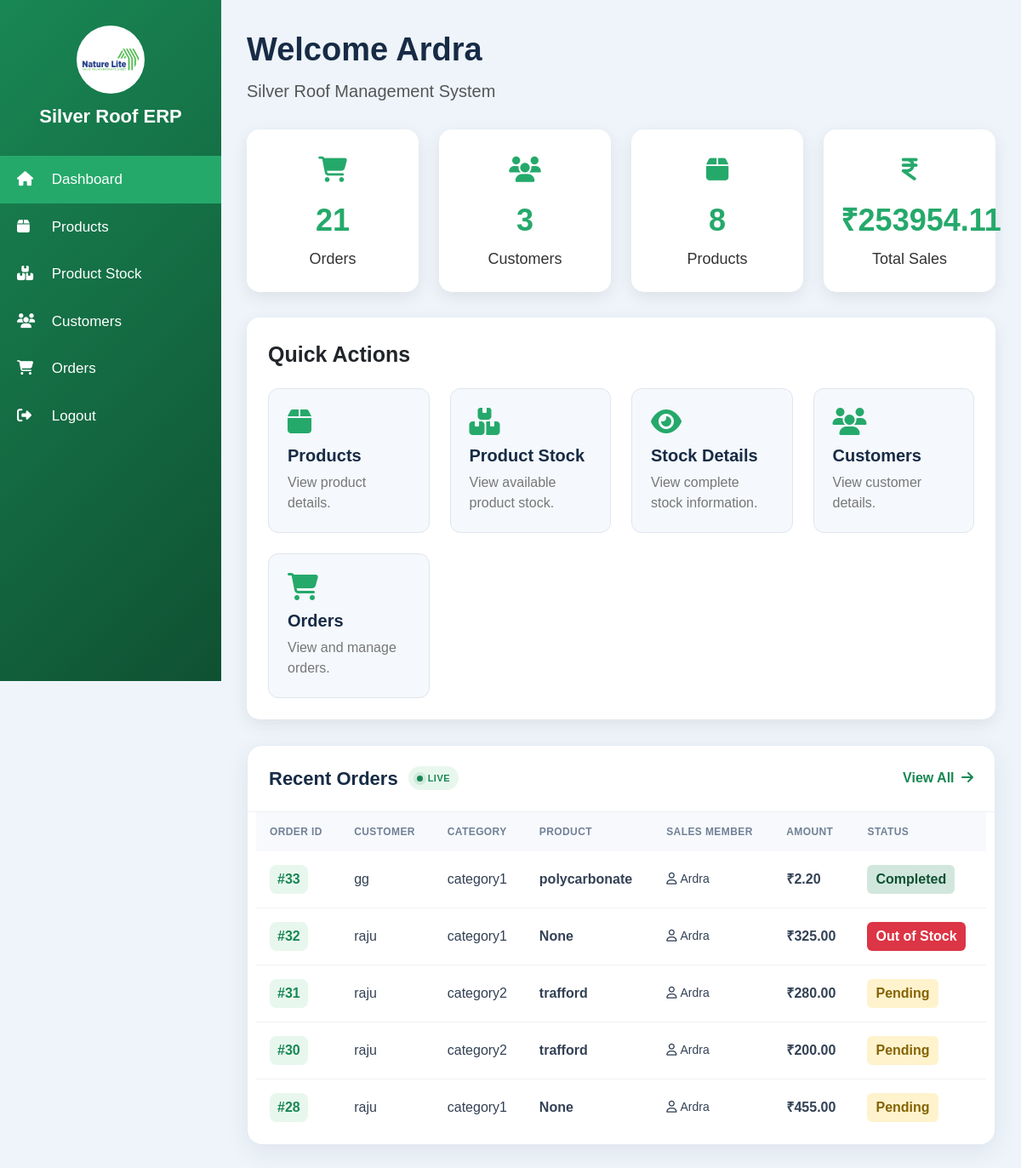
The page /dashboard/sales/dashboard/ (signed in) on the database as committed earlier.
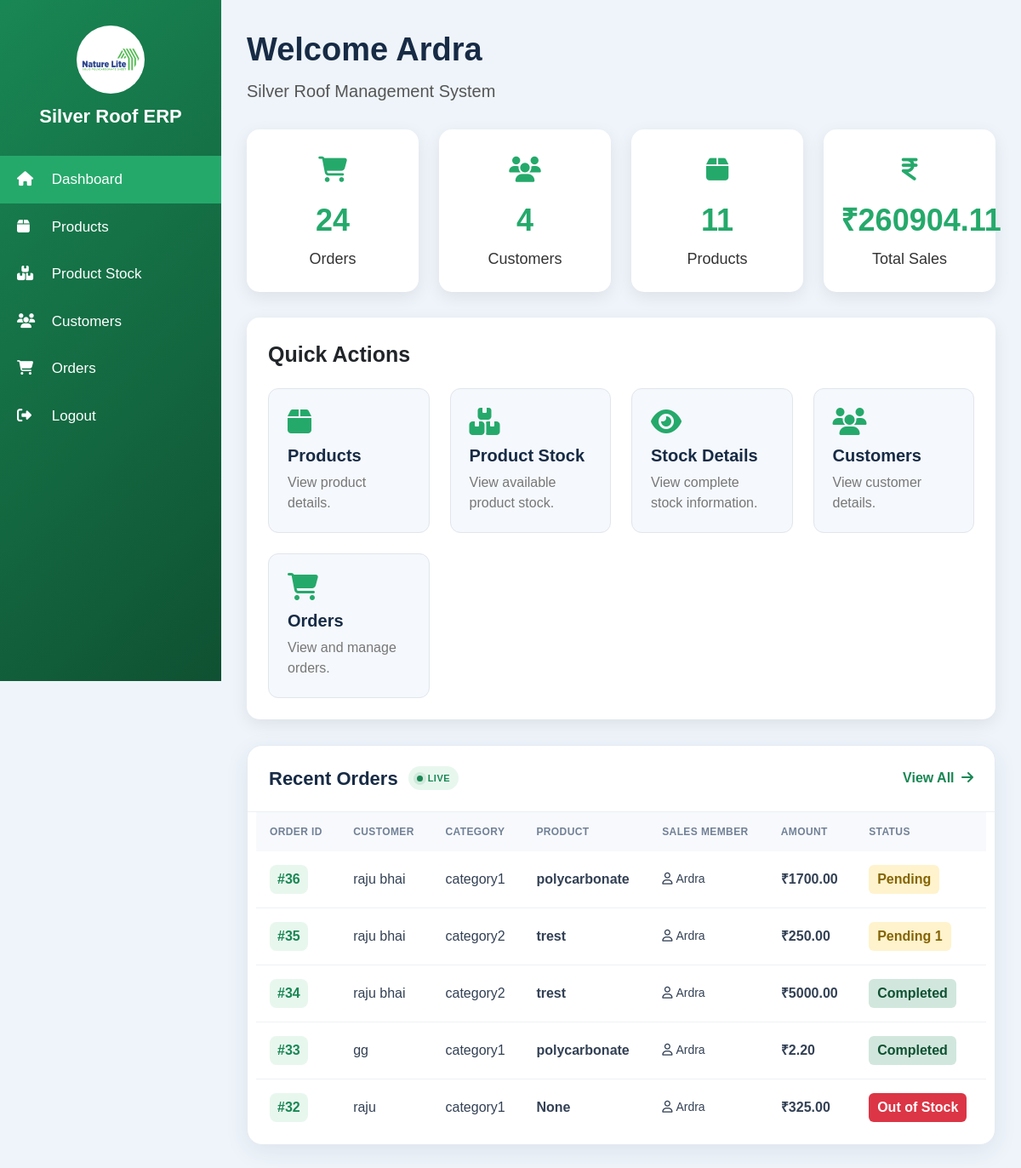
The same page on the database as committed later.
### orders/models.py (models this page shows, shortened)
class Order(models.Model):
    STATUS_CHOICES = [
        ("Pending", "Pending"),
        ("Approved", "Approved"),
        ("Completed", "Completed"),
        ("Cancelled", "Cancelled"),
        ("Out of Stock", "Out of Stock"),
    ]
    LOADING_CHOICES = [
        ("G-1", "G-1"),
        ("WS", "WS"),
        ("PVR", "PVR"),
        ("G-2", "G-2"),
    ]
    DISPATCH_STATUS_CHOICES = [
        ("Not Dispatched", "Not Dispatched"),
        ("Dispatched", "Dispatched"),
    ]
    LOCATION_CHOICES = [
        ("ERNAKULAM-GOSHREE ROUTE", "ERNAKULAM-GOSHREE ROUTE"),
        ("ERNAKULAM-EDAPPALLY-ROUTE", "ERNAKULAM-EDAPPALLY-ROUTE"),
        ("PALAKKAD-ROUTE", "PALAKKAD-ROUTE"),
        ("WAYANAD-ROUTE", "WAYANAD-ROUTE"),
        ("CALICUT-ROUTE", "CALICUT-ROUTE"),
        ("NILABUR-MANCHERY-ROUTE", "NILABUR-MANCHERY-ROUTE"),
        ("NILABUR-PERINTHALMANNA-ROUTE", "NILABUR-PERINTHALMANNA-ROUTE"),
    ]
    sales_member = models.ForeignKey(
        User,
        on_delete=models.SET_NULL,
        null=True,
        blank=True,
        related_name="sales_orders",
    )
    customer_name = models.CharField(
        max_length=150,
    )
    phone = models.CharField(
        max_length=10,
        blank=True,
    )
    company_name = models.CharField(
        max_length=150,
        blank=True,
    )
    location = models.CharField(
        max_length=50,
        choices=LOCATION_CHOICES,
        blank=True,
    )
    address = models.TextField(
        blank=True,
    )
    product = models.ForeignKey(
        Product,
        on_delete=models.SET_NULL,
        null=True,
        blank=True,
        related_name="orders",
    )
    category = models.ForeignKey(
        Category,
        on_delete=models.PROTECT,
        related_name="orders",
        null=True,
        blank=True,
    )
    subcategory = models.ForeignKey(
        SubCategory,
        on_delete=models.SET_NULL,
        null=True,
        blank=True,
        related_name="orders",
    )
    subcategory_text = models.CharField(
        max_length=150,
        blank=True,
        null=True,
    )
    brand = models.ForeignKey(
        Brand,
        on_delete=models.SET_NULL,
        null=True,
        blank=True,
        related_name="orders",
    )
    thickness = models.ForeignKey(
        Thickness,
        on_delete=models.SET_NULL,
        null=True,
        blank=True,
        related_name="orders",
    )
    colour = models.ForeignKey(
        Colour,
        on_delete=models.SET_NULL,
        null=True,
        blank=True,
        related_name="orders",
    )
    colour_text = models.CharField(
        max_length=100,
        blank=True,
        null=True,
    )
    design = models.ForeignKey(
        Design,
        on_delete=models.SET_NULL,
        null=True,
        blank=True,
        related_name="orders",
    )
    design_text = models.CharField(
        max_length=100,
        blank=True,
        null=True,
    )
    core_number = models.CharField(
        max_length=100,
        blank=True,
    )
    size_text = models.CharField(
        max_length=100,
        blank=True,
        null=True,
    )
    width_ft = models.DecimalField(
        max_digits=10,
        decimal_places=2,
        null=True,
        blank=True,
    )
    width_meter = models.DecimalField(
        max_digits=10,
        decimal_places=4,
        null=True,
        blank=True,
    )
    length_ft = models.DecimalField(
        max_digits=10,
        decimal_places=2,
        default=0,
    )
    sheets = models.PositiveIntegerField(
        default=0,
    )
    sq_mtr = models.DecimalField(
        max_digits=12,
        decimal_places=2,
        default=0,
        null=True,
        blank=True,
    )
    sqm_price = models.DecimalField(
        max_digits=12,
        decimal_places=2,
        default=0,
        null=True,
        blank=True,
    )
    rate = models.DecimalField(
        max_digits=12,
        decimal_places=2,
        default=0,
    )
    amount = models.DecimalField(
        max_digits=14,
        decimal_places=2,
        default=0,
    )
    loading_from = models.CharField(
        max_length=50,
        choices=LOADING_CHOICES,
        blank=True,
    )
    order_taken_by = models.ForeignKey(
        User,
        on_delete=models.SET_NULL,
        null=True,
        blank=True,
        related_name="taken_orders",
    )
    remarks = models.TextField(
        blank=True,
        null=True,
    )
    status = models.CharField(
        max_length=20,
        choices=STATUS_CHOICES,
        default="Pending1",
    )
    dispatch_status = models.CharField(
        max_length=20,
        choices=DISPATCH_STATUS_CHOICES,
        default="Not Dispatched",
    )
    dispatch_date = models.DateField(
        null=True,
        blank=True,
    )
    dispatched_by = models.ForeignKey(
        User,
        on_delete=models.SET_NULL,
        null=True,
        blank=True,
        related_name="dispatched_orders",
    )
    created_at = models.DateTimeField(
        auto_now_add=True,
    )
    updated_at = models.DateTimeField(
        auto_now=True,
    )

### products/models.py (models this page shows, shortened)
class Category(models.Model):
    name = models.CharField(
        max_length=100
    )

class Product(models.Model):
    category = models.ForeignKey(
        Category,
        on_delete=models.CASCADE,
        related_name="products"
    )
    product_name = models.CharField(
        max_length=150,
        blank=True,
        null=True
    )
    subcategory = models.ForeignKey(
        SubCategory,
        on_delete=models.SET_NULL,
        related_name="products",
        blank=True,
        null=True
    )
    subcategory_text = models.CharField(
        max_length=100,
        blank=True,
        null=True
    )
    width = models.CharField(
        max_length=100,
        blank=True,
        null=True
    )
    brand = models.ForeignKey(
        Brand,
        on_delete=models.SET_NULL,
        related_name="products",
        blank=True,
        null=True
    )
    thickness = models.ForeignKey(
        Thickness,
        on_delete=models.SET_NULL,
        related_name="products",
        blank=True,
        null=True
    )
    colour = models.ForeignKey(
        Colour,
        on_delete=models.SET_NULL,
        related_name="products",
        blank=True,
        null=True
    )
    design = models.ForeignKey(
        Design,
        on_delete=models.SET_NULL,
        related_name="products",
        blank=True,
        null=True
    )
    width_ft = models.DecimalField(
        max_digits=8,
        decimal_places=2,
        default=0,
        blank=True,
        null=True
    )
    core_number = models.CharField(
        max_length=100,
        blank=True,
        null=True
    )
    sqt_rate = models.DecimalField(
        max_digits=10,
        decimal_places=2,
        default=0,
        blank=True,
        null=True
    )
    size = models.CharField(
        max_length=100,
        blank=True,
        null=True
    )
    nos = models.PositiveIntegerField(
        blank=True,
        null=True,
        default=0
    )

### main_dashboard/views.py (the view)
@login_required
def sales_dashboard(request):
    my_orders = Order.objects.filter(
        sales_member=request.user
    ).order_by("-created_at")
    recent_orders = my_orders[:5]
    total_sales = (
        my_orders.aggregate(
            total=Sum("amount")
        )["total"] or 0
    )
    context = {
        "products": Product.objects.count(),
        "customers": Customer.objects.count(),
        "orders": my_orders.count(),
        "total_sales": total_sales,
        "recent_orders": recent_orders,
    }
    return render(
        request,
        "dashboard/sales_dashboard.html",
        context
    )

### templates/dashboard/sales_dashboard.html (shortened to what the changed rows need)
{% load static %}
<!DOCTYPE html>
<html lang="en">
<head>
    <link
        href="https://cdn.jsdelivr.net/npm/bootstrap@5.3.3/dist/css/bootstrap.min.css"
        rel="stylesheet"
    >
    <link
        rel="stylesheet"
        href="https://cdnjs.cloudflare.com/ajax/libs/font-awesome/6.5.2/css/all.min.css"
    >
</head>
<body>
<div class="main-content">
    <div class="row g-4">
        <div class="col-lg-3 col-md-6">
            <div class="summary-card">
                <div class="summary-icon">
                    <i class="fa-solid fa-cart-shopping"></i>
                </div>
                <div class="summary-number">
                    {{ orders|default:0 }}
                </div>
                <div class="summary-label">
                    Orders
                </div>
            </div>
        </div>
        <div class="col-lg-3 col-md-6">
            <div class="summary-card">
                <div class="summary-icon">
                    <i class="fa-solid fa-users"></i>
                </div>
                <div class="summary-number">
                    {{ customers|default:0 }}
                </div>
                <div class="summary-label">
                    Customers
                </div>
            </div>
        </div>
        <div class="col-lg-3 col-md-6">
            <div class="summary-card">
                <div class="summary-icon">
                    <i class="fa-solid fa-box"></i>
                </div>
                <div class="summary-number">
                    {{ products|default:0 }}
                </div>
                <div class="summary-label">
                    Products
                </div>
            </div>
        </div>
        <div class="col-lg-3 col-md-6">
            <div class="summary-card">
                <div class="summary-icon">
                    <i class="fa-solid fa-indian-rupee-sign"></i>
                </div>
                <div class="summary-number">
                    ₹{{ total_sales|default:0|floatformat:2 }}
                </div>
                <div class="summary-label">
                    Total Sales
                </div>
            </div>
        </div>
    </div>
    <div class="orders-card">
        <div class="table-responsive orders-table-wrap">
            <table class="orders-table">
                <thead><tr><th>Order ID</th><th>Customer</th><th>Category</th><th>Product</th><th>Sales Member</th><th>Amount</th><th>Status</th></tr></thead>
                <tbody>
                    {% for order in recent_orders %}
                    <tr>
                        <td><span class="order-id">#{{ order.id }}</span></td>
                        <td>{{ order.customer_name }}</td>
                        <td>{% if order.category %}{{ order.category.name }}{% else %}-{% endif %}</td>
                        <td class="product-name">{% if order.product %}{{ order.product.product_name }}{% else %}-{% endif %}</td>
                        <td class="member-name">{% if order.sales_member %}<i class="fa-regular fa-user me-1"></i>{{ order.sales_member.username }}{% else %}-{% endif %}</td>
                        <td class="amount">₹{{ order.amount|default:0|floatformat:2 }}</td>
                        <td>{% if order.status == "Completed" %}<span class="status status-completed">{{ order.status }}</span>{% elif order.status == "Pending" %}<span class="status status-pending">{{ order.status }}</span>{% elif order.status == "Cancelled" %}<span class="status status-cancelled">{{ order.status }}</span>{% elif order.status == "Out of Stock" %}<span class="status status-out">{{ order.status }}</span>{% else %}<span class="status status-pending">{{ order.status }}</span>{% endif %}</td>
                    </tr>
                    {% empty %}
                    <tr><td colspan="7" class="text-center orders-empty"><i class="fa-solid fa-box-open fs-4 d-block mb-2"></i>No Product Orders Found</td></tr>
                    {% endfor %}
                </tbody>
            </table>
        </div>
    </div>
</div>
</body>
</html>

Rows that differ between the two databases and show on the page:
no longer on this page (row unchanged): Order: id "31", customer_name "raju", category.name "category2", product.product_name "trafford", sales_member.username "Ardra", amount "280.00", status "Pending"
no longer on this page (row unchanged): Order: id "30", customer_name "raju", category.name "category2", product.product_name "trafford", sales_member.username "Ardra", amount "200.00", status "Pending"
no longer on this page (row unchanged): Order: id "28", customer_name "raju", category.name "category1", product.product_name "None", sales_member.username "Ardra", amount "455.00", status "Pending"
added Order: id "36", customer_name "raju bhai", category.name "category1", product.product_name "polycarbonate", sales_member.username "Ardra", amount "1700.00", status "Pending"
added Order: id "35", customer_name "raju bhai", category.name "category2", product.product_name "trest", sales_member.username "Ardra", amount "250.00", status "Pending 1"
added Order: id "34", customer_name "raju bhai", category.name "category2", product.product_name "trest", sales_member.username "Ardra", amount "5000.00", status "Completed"
Other text that changed with them:
{{ orders|default:0 }}: "21" → "24"
{{ customers|default:0 }}: "3" → "4"
{{ products|default:0 }}: "8" → "11"
{{ total_sales|default:0|floatformat:2 }}: "253954.11" → "260904.11"
